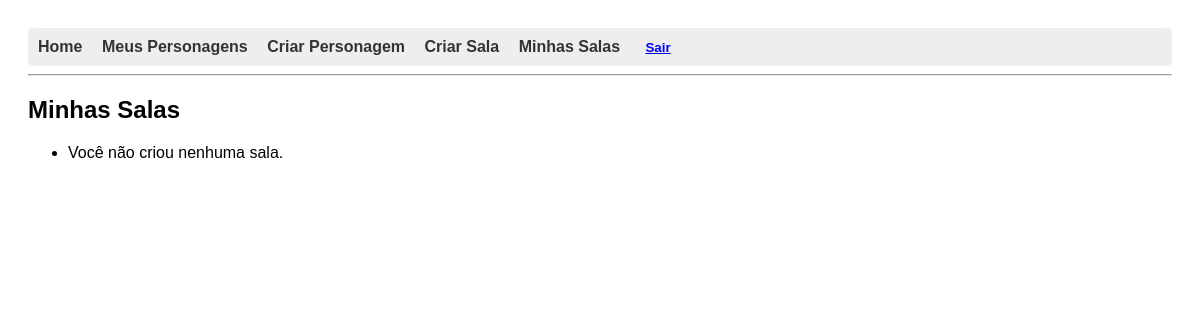
Page /salas/listar/ (signed in) on the earlier database version.
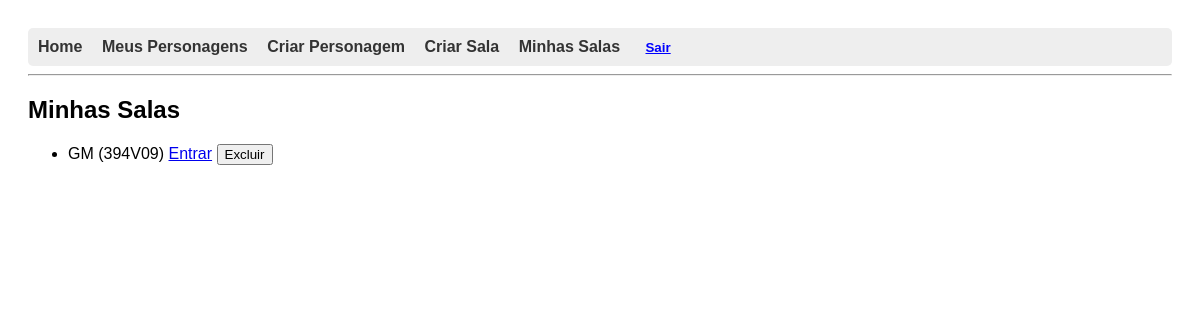
Same page on the later database version.
### salas/models.py (models this page shows, shortened)
class Sala(models.Model):
    nome = models.CharField(max_length=100)
    codigo = models.CharField(max_length=6, unique=True)
    game_master = models.ForeignKey(User, on_delete=models.CASCADE, related_name='salas_gm')
    jogadores = models.ManyToManyField(User, related_name='salas_jogador', blank=True)
    criada_em = models.DateTimeField(auto_now_add=True)
    ativa = models.BooleanField(default=True)

### salas/views.py (the view)
# urls.py: path('listar/', listar_salas, name='listar_salas'),
@login_required
def listar_salas(request):
    salas = Sala.objects.filter(game_master=request.user)
    return render(request, 'salas/listar_salas.html', {'salas': salas})

### salas/templates/salas/listar_salas.html (shortened to what this page needs)
{% extends 'base.html' %}
{% block content %}
<h2>Minhas Salas</h2>
<ul>
  {% for sala in salas %}
    <li>
      {{ sala.nome }} ({{ sala.codigo }})
      <a href="{% url 'entrar_sala' sala.id %}">Entrar</a>
      <form method="post" action="{% url 'excluir_sala' sala.id %}" style="display:inline;">
        <button type="submit" onclick="return confirm('Excluir esta sala?')">Excluir</button>
      </form>
    </li>
  {% empty %}
    <li>Você não criou nenhuma sala.</li>
  {% endfor %}
</ul>
{% endblock %}

### templates/base.html (shortened to what this page needs)
<!DOCTYPE html>
<html lang="pt-br">
<head>
</head>
<body>
<nav>
  <a href="/">Home</a>
  {% if user.is_authenticated %}
    <a href="{% url 'listar_personagens' %}">Meus Personagens</a>
    <a href="{% url 'criar_personagem' %}">Criar Personagem</a>
      <a href="{% url 'criar_sala' %}">Criar Sala</a>
    <a href="{% url 'listar_salas' %}">Minhas Salas</a>
    <form action="{% url 'logout' %}" method="post" style="display:inline;">
      <button type="submit">Sair</button>
    </form>
  {% else %}
    <a href="{% url 'login' %}">Login</a>
    <a href="{% url 'cadastrar_usuario' %}">Cadastro</a>
  {% endif %}
</nav>
<hr>
  {% block content %}{% endblock %}
</body>
</html>

### templates/base.html (style rules this page uses)
body { font-family: Arial, sans-serif; padding: 20px; }
nav { background-color: #eee; padding: 10px; border-radius: 5px; }
nav a { margin-right: 15px; text-decoration: none; color: #333; font-weight: bold; }
nav form { display: inline; }
nav button { background: none; border: none; color: blue; cursor: pointer; font-weight: bold; text-decoration: underline; }

Differences in the rows shown:
added Sala: nome "GM", codigo "394V09"
Other differences:
text no longer shown: "Você não criou nenhuma sala."
